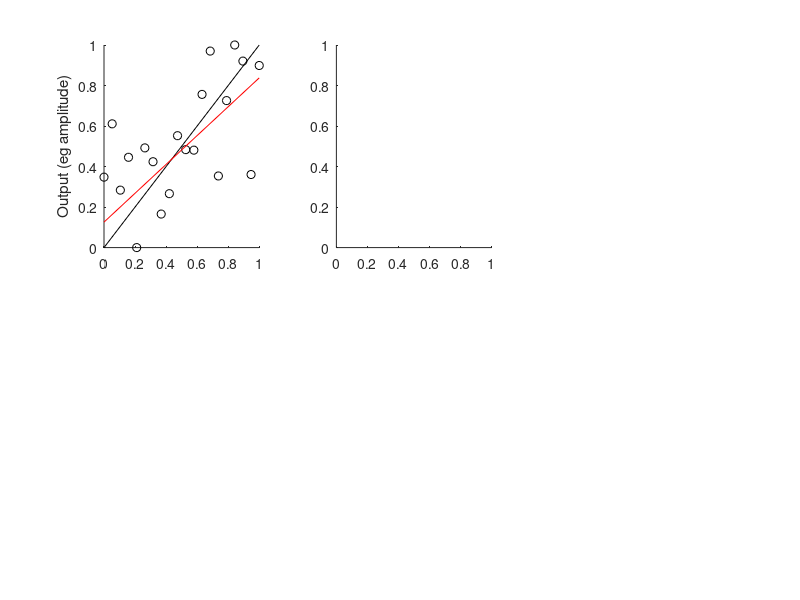

This figure's MATLAB source: (Note: this script raises an error after producing the figure.)
%% DISCRETE VERSUS CONTINUOUS MODELS OF, EG, SAI, RECRUITMENT CURVES

% 1. abstract model
% x=input intensity from 0 to 1
% y=output intensity from 0 to 1
% discrete model = {0 from 0 to 0.5; 1 from 0.5 to 1}
% continuous model, x=y
% vary: true correlation between x and y
% measure: t, r, r-squared, p, datapoints required to reach 80% power and p<.05

% constants		
n=20;					% datapoints per sample
xlim=[0,1];				% limits of the input (intensity, time)
ylim=[0,1];				% limits of the output (amplitude)
is=10000;				% N iterations to simulate

summary=nan(is,6,2);			% iterations, parameters (c, m, r, r^2, t, p), models (continuous, discrete)

% set up simulation
X(:,1)=linspace(xlim(1),xlim(2),n)';	% x = equally-spaced points on the x-axis
X(:,2)=round(X)-(round(X(:,1))-0.5)./2;	% 0.25 and 0.75

% start simulation
for i=1:is
    for m=1:2
        Y=X(:,m)+rand(numel(X(:,m)),1)-0.5;			% add random variability from -0.5 to +0.5 to X
        Y=Y-(min(Y));						% subtract minimum value
        Y=Y./(max(Y)-min(Y));					% re-scale data to 0:1
        summary(i,[1,2],m)=[ones(length(X(:,m)),1) X(:,m)]\(Y);% simple linear regression (MUCH quicker than fitlm)
        r=corrcoef(X(:,m),Y);					% correlation matrix
        summary(i,3,m)=r(1,2);					% r-value
    end
end

% summary stats
summary(:,4,:)=summary(:,3,:).^2;				% compute r^2
summary(:,5,:)=summary(:,3,:)./sqrt((1-summary(:,4,:))./(n-2));	% convert r to t
summary(:,6,:)=2.*tcdf(summary(:,5,:),n-2,'upper');		% calculate p

% plot last example
figure(1);
for m=1:2
    subplot(2,3,1+((m-1).*3));		% raw data - continuous
    hold on;
    plot([min(X(:,m)),max(X(:,m))],[min(X(:,m)),max(X(:,m))],'k-');
    plot(X(:,m),Y,'ko');
    plot([min(X(:,m)),max(X(:,m))],[min(X(:,m)),max(X(:,m))].*summary(i,2,m)+summary(i,1,m),'r-');% plot best-fit line
    axis([xlim,ylim]);
    ylabel('Output (eg amplitude)');

    subplot(2,3,2+((m-1).*3));		% histogram of r^2 - continuous
    hold on;
    histogram(summary(:,4,m),100);
    plot([nanmean(summary(:,4,m)),nanmean(summary(:,4,m))],[0,500],'r-');
    axis([0,1,0,500]);

    subplot(2,3,3+((m-1).*3));		% histogram of p - continuous
    hold on;
    histogram(log(summary(:,6,m)),100);
    plot([nanmean(log(summary(:,6,m))),nanmean(log(summary(:,6,m)))],[0,500],'r-');
    axis([-20,0,0,500]);
    xticks(-20:5:0);
end

% final formatting
subplot(2,3,1);
title('example data & fit');
subplot(2,3,2);
title('distribution of r^2');
subplot(2,3,3);
title('distribution of log(p)');
subplot(2,3,4);
xlabel('Input (eg intensity/time)');
ylabel('Output (eg amplitude)');
subplot(2,3,5);
xlabel('Correlation, r^2');
subplot(2,3,6);
xlabel('Correlation, log(p)');
print('discrete_continuous.png','-dpng');
close(1);
